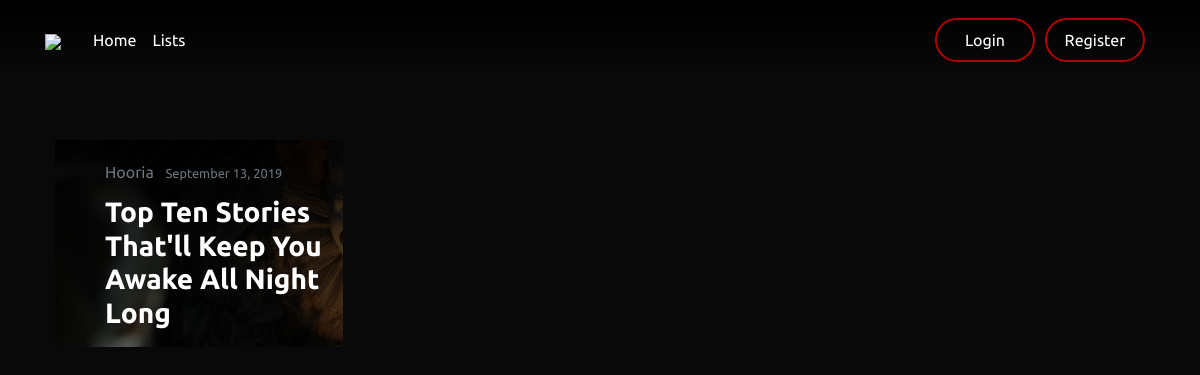
Page /lists/ on the committed database.
### blog/models.py (models this page shows, shortened)
class List(models.Model):
    title = models.CharField(max_length=300, default="Top Ten")
    content = models.TextField(default='')
    item1 = models.CharField(default="item 1", max_length=600)
    item1_image = models.ImageField(
        default='default.jpg', upload_to='post_pics')
    item2 = models.CharField(default="item 2", max_length=600)
    item2_image = models.ImageField(
        default='default.jpg', upload_to='post_pics')
    item3 = models.CharField(default="item 3", max_length=600)
    item3_image = models.ImageField(
        default='default.jpg', upload_to='post_pics')
    item4 = models.CharField(default="item 4", max_length=600)
    item4_image = models.ImageField(
        default='default.jpg', upload_to='post_pics')
    item5 = models.CharField(default="item 5", max_length=600)
    item5_image = models.ImageField(
        default='default.jpg', upload_to='post_pics')
    item6 = models.CharField(default="item 6", max_length=600)
    item6_image = models.ImageField(
        default='default.jpg', upload_to='post_pics')
    item7 = models.CharField(default="item 7", max_length=600)
    item7_image = models.ImageField(
        default='default.jpg', upload_to='post_pics')
    item8 = models.CharField(default="item 8", max_length=600)
    item8_image = models.ImageField(
        default='default.jpg', upload_to='post_pics')
    item9 = models.CharField(default="item 9", max_length=600)
    item9_image = models.ImageField(
        default='default.jpg', upload_to='post_pics')
    item10 = models.CharField(default="item 10", max_length=600)
    item10_image = models.ImageField(
        default='default.jpg', upload_to='post_pics')
    date_posted = models.DateTimeField(default=timezone.now)
    image = models.ImageField(default='default.jpg', upload_to='post_pics')
    author = models.ForeignKey(User, on_delete=models.CASCADE)

### blog/views.py (the view)
# urls.py: path('lists/', views.lists, name='blog-lists'),
def lists(request):
    context = {
        'lists': List.objects.all()
    }
    return render(request, 'blog/lists.html', context)

### blog/templates/blog/lists.html
{% extends "blog/base.html" %}
{% block content %}
<div class="flex-container">
                {% for list in lists %}
                <article class="media content-section3 my-boxer" style=" background-image: linear-gradient(black, rgba(0,0,0,0.5)),url({{ list.image.url }});  ">
                    <div class="media-body content">
                        <div class="article-metadata">
                            <a class="mr-2 text-muted">{{ list.author }}</a>
                            <small class="text-muted">{{ list.date_posted|date:"F d, Y" }}</small>
                        </div>
                        <h3><a class="article-title" href="{% url 'list-detail' list.id %}">{{ list.title }}</a></h3>
                    </div>
                </article>
                {% endfor %}
</div>
{% endblock content %}

### blog/static/blog/main.css (style rules this page uses)
body { background: #0a0a0a; color: rgba(255,255,255,0.7); margin-top: 5rem; position: relative; font-family: 'Ubuntu', sans-serif; overflow-x: hidden; }
h1, h2, h3, h4, h5, h6 { color: white; }
.content-section3 { background:transparent; margin-top: 30px; padding: 10px 20px; box-shadow: 0 0 10px rgba(0,0,0,.1); border-radius: 3px; margin-bottom: 20px; width: 70vw; }
h3 { margin-left: 30px; margin-top: 10px; font-weight: 700; }
.article-title { color: white; text-align: center; }
.article-metadata { padding-bottom: 1px; margin-bottom: 4px; margin-top: 10px; margin-left: 30px; }
.article-metadata a { color:rgba(255,255,255,.5); text-decoration: none; }
a { color: rgba(255,0,0,0.8); text-decoration: none; }
.flex-container { display: flex; margin-top: 50px; width: 80vw; flex-wrap: wrap; }
.flex-container > article { background-color: #f1f1f1; width: 24vw; margin: 10px; overflow: hidden; }
.my-boxer { background-position: center; background-size: auto 400px; height: auto; }

### rows in the picture
List: image (picture), author "Hooria", date_posted "September 13, 2019", title "Top Ten Stories That'll Keep You Awake All Night Long"
